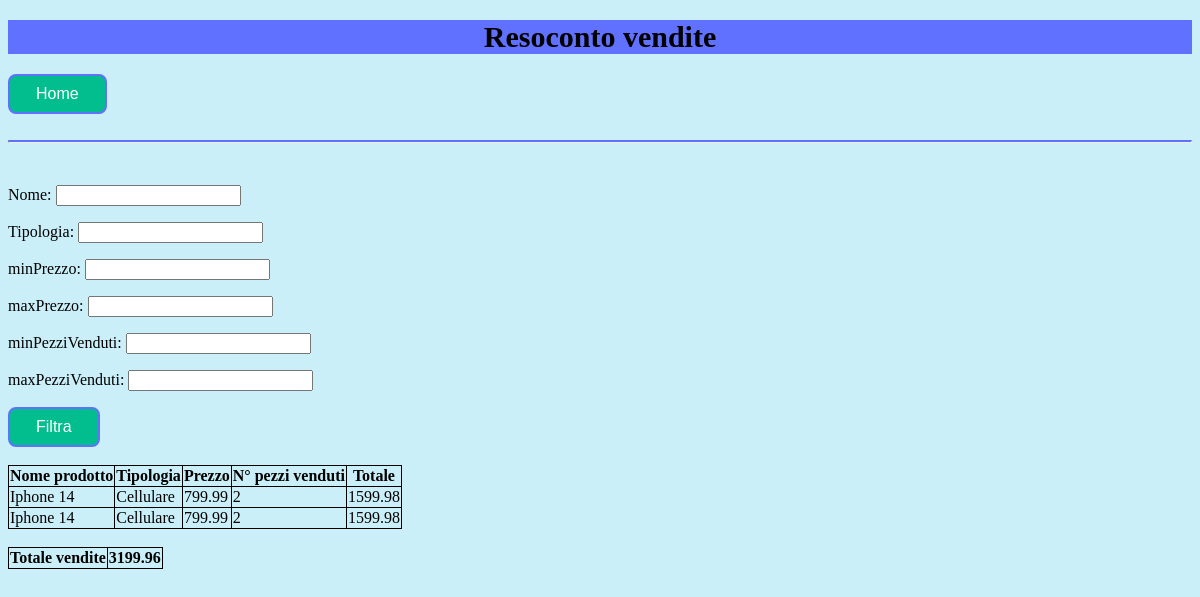
The app's page /Resoconto_vendite/, older data.
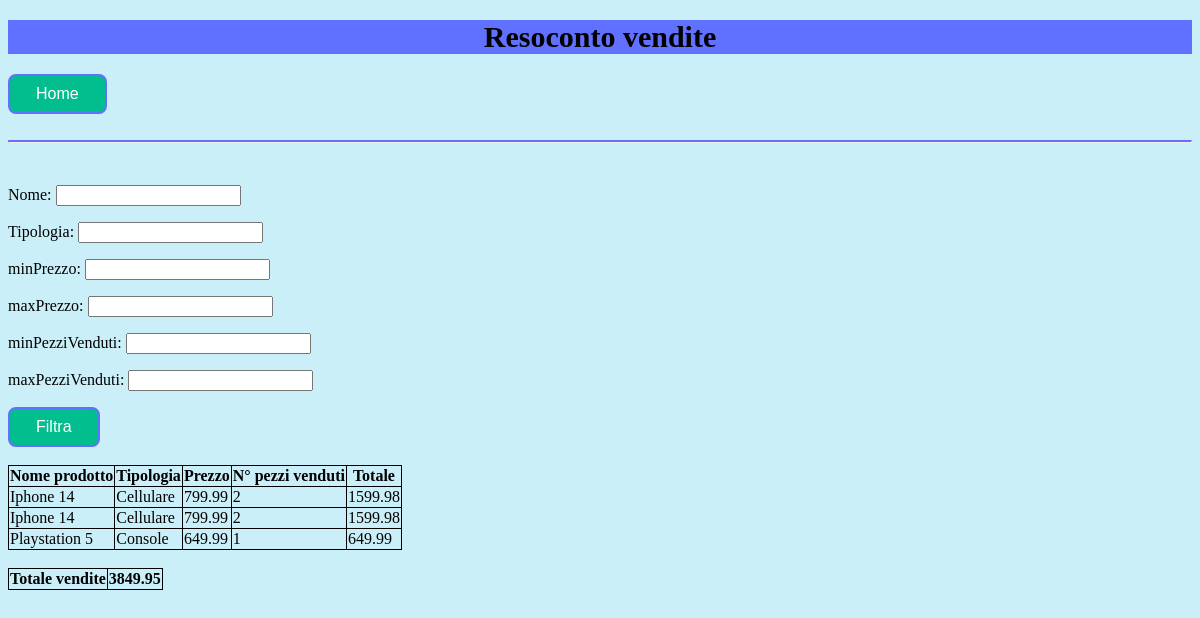
The same page, newer data.
### applicazione/models.py (models this page shows, shortened)
class ProdottoVenduto(models.Model):
  nome = models.CharField(max_length=100)
  tipologia = models.CharField(max_length=100)
  descrizione = models.CharField(max_length=500)
  prezzo = models.FloatField()
  quantita = models.IntegerField()
  stock = models.ForeignKey(Stock,on_delete=models.CASCADE,related_name='prodotti_venduti')
  def ricavo(self):
    return self.quantita * self.prezzo

class Stock(models.Model):
  nome = models.CharField(max_length=100, default="", unique=True)
  def totale_prodotti_venduti(self):
    totale = 0
    for prodotto in self.prodotti_venduti.all():
      totale += prodotto.prezzo * prodotto.quantita
    return totale

### applicazione/views.py (the view, shortened to what this page needs)
# urls.py: path("Resoconto_vendite/", views.resoconto_vendite_view, name="resoconto_vendite_view"),
def resoconto_vendite_view(request):
  template = loader.get_template("amministratore/Resoconto_vendite.html")
  stock = Stock.objects.get(nome=NOME_STOCK)
  context = {
    "resocontoVendite" : ProdottoVenduto.objects.filter(stock=stock).all(),
    "stock": stock,
    "form" : FiltroResocontoVenditeForm()
  }
  return HttpResponse(template.render(context, request))

### applicazione/forms.py (shortened to what this page needs)
class FiltroResocontoVenditeForm(forms.Form):
  nome = forms.CharField(label="Nome", min_length=3, max_length=100, required=False)
  tipologia = forms.CharField(label="Tipologia", min_length=2, max_length=100, required=False)
  minPrezzo = forms.FloatField(label="minPrezzo", min_value=0.01, widget=forms.NumberInput(attrs={'min': 0.01}), required=False)
  maxPrezzo = forms.FloatField(label="maxPrezzo", max_value=10000, widget=forms.NumberInput(attrs={'max': 10000}), required=False)
  minPezziVenduti = forms.IntegerField(label="minPezziVenduti", min_value=0, widget=forms.NumberInput(attrs={'min': 0}), required=False)
  maxPezziVenduti = forms.IntegerField(label="maxPezziVenduti", max_value=10000, widget=forms.NumberInput(attrs={'max': 10000}), required=False)

### applicazione/templates/amministratore/Resoconto_vendite.html (shortened to what this page needs)
{% load static %}
<!DOCTYPE html>
<html lang="en">
    <head>
        <link rel="stylesheet" href="{% static 'css/style.css' %}">
    </head>
    <body>
        <div class="resVen">
            <div>
                <h1>Resoconto vendite</h1>
                <a href="../Home_amministratore"><button class="button" type="button" value="home">Home</button></a>
            </div>
            <br><hr><br>
            <div class="FiltroResocontoVendite">
                <form method="post">
                    {{ form.as_p }}
                    <input class="button" type="submit" value="Filtra">
                </form>
            </div>
            <br>
            <div>
                <table id="resocontoVendite">
                    <thead>
                        <tr>
                            <th><b>Nome prodotto</b></th>
                            <th><b>Tipologia</b></th>
                            <th><b>Prezzo</b></th>
                            <th><b>N° pezzi venduti</b></th>
                            <th><b>Totale</b></th>
                        </tr>
                    </thead>
                    <tbody>
                        <tr>
                        {% for prodottoVenduto in resocontoVendite %}
                            <td> {{ prodottoVenduto.nome }} </td>
                            <td> {{ prodottoVenduto.tipologia }} </td>
                            <td> {{ prodottoVenduto.prezzo }} </td>
                            <td> {{ prodottoVenduto.quantita }} </td>
                            <td> {{ prodottoVenduto.ricavo }}</td>
                        </tr>
                        {% endfor %}
                </table>
                <br>
                <table id="totale">
                    <tr>
                        <th><b>Totale vendite</b></th>
                        <th>{{stock.totale_prodotti_venduti}}</th>
                    </tr>
                </table>
            </div>
        </div>
    </body>
</html>

Row changes from the older to the newer data that the page shows:
added ProdottoVenduto: nome "Playstation 5", tipologia "Console", prezzo "649.99", quantita "1", ricavo "649.99"
computed for Stock: totale_prodotti_venduti "3199.96" → "3849.95"
